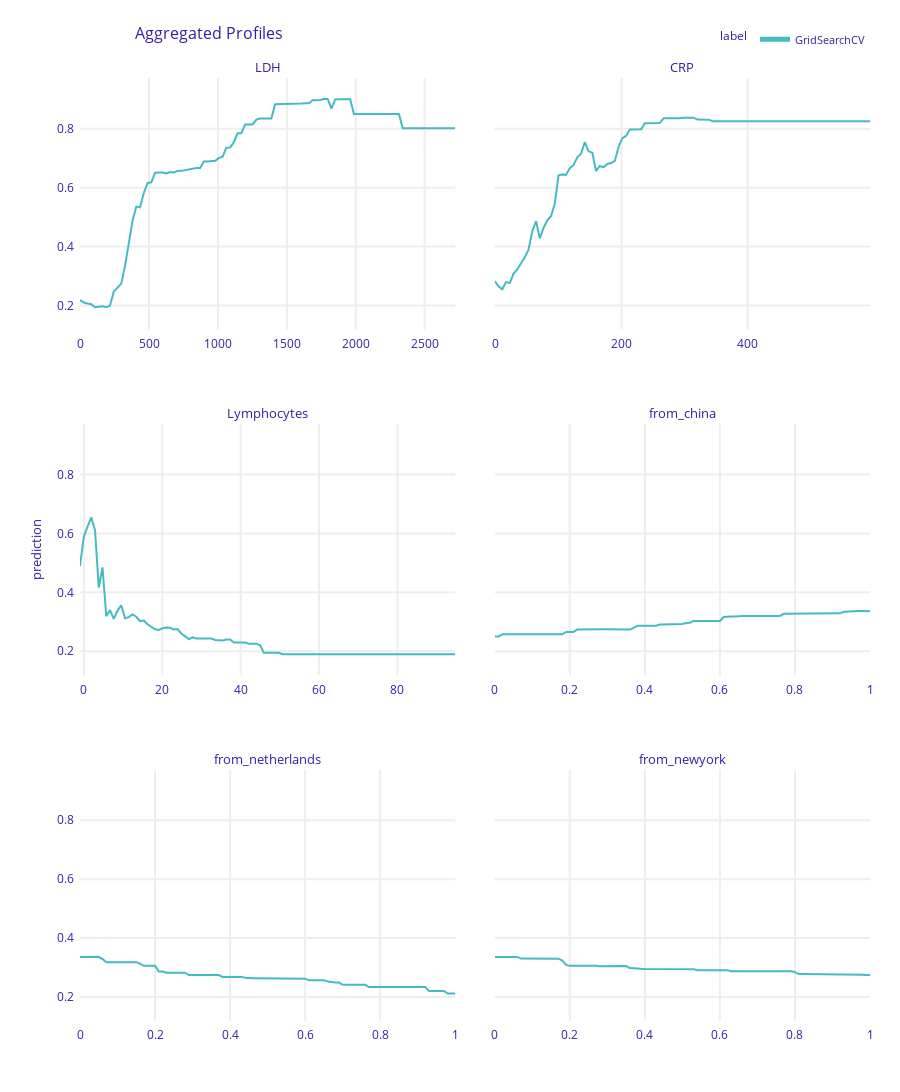

This figure's notebook cell:
### Code cell
exp.model_profile().plot()

### Figure 1 — Plotly figure (JSON) as saved in the notebook; plotly's stock layout.template omitted (floating-point values rounded to 4 significant figures; data arrays with more than 128 entries replaced by an {"elided": "..."} marker saying what was removed)
{"data": [{"customdata": {"elided": "101x3 mixed values"}, "hovertemplate": "<b>%{hovertext}</b><br><br>prediction=%{y:.3f}<br>mean_prediction=%{customdata[0]:.3f}<extra></extra>", "hovertext": ["GridSearchCV", "GridSearchCV", "GridSearchCV", "GridSearchCV", "GridSearchCV", "GridSearchCV", "GridSearchCV", "GridSearchCV", "GridSearchCV", "GridSearchCV", "GridSearchCV", "GridSearchCV", "GridSearchCV", "GridSearchCV", "GridSearchCV", "GridSearchCV", "GridSearchCV", "GridSearchCV", "GridSearchCV", "GridSearchCV", "GridSearchCV", "GridSearchCV", "GridSearchCV", "GridSearchCV", "GridSearchCV", "GridSearchCV", "GridSearchCV", "GridSearchCV", "GridSearchCV", "GridSearchCV", "GridSearchCV", "GridSearchCV", "GridSearchCV", "GridSearchCV", "GridSearchCV", "GridSearchCV", "GridSearchCV", "GridSearchCV", "GridSearchCV", "GridSearchCV", "GridSearchCV", "GridSearchCV", "GridSearchCV", "GridSearchCV", "GridSearchCV", "GridSearchCV", "GridSearchCV", "GridSearchCV", "GridSearchCV", "GridSearchCV", "GridSearchCV", "GridSearchCV", "GridSearchCV", "GridSearchCV", "GridSearchCV", "GridSearchCV", "GridSearchCV", "GridSearchCV", "GridSearchCV", "GridSearchCV", "GridSearchCV", "GridSearchCV", "GridSearchCV", "GridSearchCV", "GridSearchCV", "GridSearchCV", "GridSearchCV", "GridSearchCV", "GridSearchCV", "GridSearchCV", "GridSearchCV", "GridSearchCV", "GridSearchCV", "GridSearchCV", "GridSearchCV", "GridSearchCV", "GridSearchCV", "GridSearchCV", "GridSearchCV", "GridSearchCV", "GridSearchCV", "GridSearchCV", "GridSearchCV", "GridSearchCV", "GridSearchCV", "GridSearchCV", "GridSearchCV", "GridSearchCV", "GridSearchCV", "GridSearchCV", "GridSearchCV", "GridSearchCV", "GridSearchCV", "GridSearchCV", "GridSearchCV", "GridSearchCV", "GridSearchCV", "GridSearchCV", "GridSearchCV", "GridSearchCV", "GridSearchCV"], "legendgroup": "GridSearchCV", "line": {"color": "#46bac2", "dash": "solid", "width": 2}, "mode": "lines", "name": "GridSearchCV", "opacity": 1, "orientation": "v", "showlegend": true, "type": "scatter", "x": [-1, 26.23, 53.46, 80.69, 107.9, 135.2, 162.4, 189.6, 216.8, 244.1, 271.3, 298.5, 325.8, 353.0, 380.2, 407.4, 434.7, 461.9, 489.1, 516.4, 543.6, 570.8, 598.1, 625.3, 652.5, 679.8, 707.0, 734.2, 761.4, 788.7, 815.9, 843.1, 870.4, 897.6, 924.8, 952.1, 979.3, 1007.0, 1034.0, 1061.0, 1088.0, 1115.0, 1143.0, 1170.0, 1197.0, 1224.0, 1252.0, 1279.0, 1306.0, 1333.0, 1360.0, 1388.0, 1415.0, 1442.0, 1469.0, 1497.0, 1524.0, 1551.0, 1578.0, 1606.0, 1633.0, 1660.0, 1687.0, 1714.0, 1742.0, 1769.0, 1796.0, 1823.0, 1851.0, 1878.0, 1905.0, 1932.0, 1960.0, 1987.0, 2014.0, 2041.0, 2068.0, 2096.0, 2123.0, 2150.0, 2177.0, 2205.0, 2232.0, 2259.0, 2286.0, 2314.0, 2341.0, 2368.0, 2395.0, 2422.0, 2450.0, 2477.0, 2504.0, 2531.0, 2559.0, 2586.0, 2613.0, 2640.0, 2668.0, 2695.0, 2722], "xaxis": "x5", "y": [0.2182, 0.2102, 0.2064, 0.2039, 0.1941, 0.1958, 0.1976, 0.1945, 0.1995, 0.2468, 0.2613, 0.2743, 0.3344, 0.4131, 0.4875, 0.5358, 0.5329, 0.582, 0.6157, 0.618, 0.6505, 0.6511, 0.6515, 0.648, 0.6528, 0.6515, 0.6568, 0.657, 0.6599, 0.6614, 0.6647, 0.6666, 0.6666, 0.6891, 0.6891, 0.6913, 0.6913, 0.7003, 0.7049, 0.7356, 0.7363, 0.7544, 0.7844, 0.7847, 0.8142, 0.8144, 0.8146, 0.8309, 0.8347, 0.8351, 0.8351, 0.8351, 0.8832, 0.8832, 0.8837, 0.8844, 0.8849, 0.8852, 0.8852, 0.8852, 0.8861, 0.8861, 0.8969, 0.8969, 0.8976, 0.9011, 0.9011, 0.8684, 0.8996, 0.8997, 0.8997, 0.8997, 0.8997, 0.8497, 0.8497, 0.8497, 0.8497, 0.8497, 0.8497, 0.8497, 0.8497, 0.8497, 0.8497, 0.8497, 0.8497, 0.8497, 0.8012, 0.8012, 0.8012, 0.8012, 0.8012, 0.8012, 0.8012, 0.8012, 0.8012, 0.8012, 0.8012, 0.8012, 0.8012, 0.8012, 0.8012], "yaxis": "y5"}, {"customdata": {"elided": "101x3 mixed values"}, "hovertemplate": "<b>%{hovertext}</b><br><br>prediction=%{y:.3f}<br>mean_prediction=%{customdata[0]:.3f}<extra></extra>", "hovertext": ["GridSearchCV", "GridSearchCV", "GridSearchCV", "GridSearchCV", "GridSearchCV", "GridSearchCV", "GridSearchCV", "GridSearchCV", "GridSearchCV", "GridSearchCV", "GridSearchCV", "GridSearchCV", "GridSearchCV", "GridSearchCV", "GridSearchCV", "GridSearchCV", "GridSearchCV", "GridSearchCV", "GridSearchCV", "GridSearchCV", "GridSearchCV", "GridSearchCV", "GridSearchCV", "GridSearchCV", "GridSearchCV", "GridSearchCV", "GridSearchCV", "GridSearchCV", "GridSearchCV", "GridSearchCV", "GridSearchCV", "GridSearchCV", "GridSearchCV", "GridSearchCV", "GridSearchCV", "GridSearchCV", "GridSearchCV", "GridSearchCV", "GridSearchCV", "GridSearchCV", "GridSearchCV", "GridSearchCV", "GridSearchCV", "GridSearchCV", "GridSearchCV", "GridSearchCV", "GridSearchCV", "GridSearchCV", "GridSearchCV", "GridSearchCV", "GridSearchCV", "GridSearchCV", "GridSearchCV", "GridSearchCV", "GridSearchCV", "GridSearchCV", "GridSearchCV", "GridSearchCV", "GridSearchCV", "GridSearchCV", "GridSearchCV", "GridSearchCV", "GridSearchCV", "GridSearchCV", "GridSearchCV", "GridSearchCV", "GridSearchCV", "GridSearchCV", "GridSearchCV", "GridSearchCV", "GridSearchCV", "GridSearchCV", "GridSearchCV", "GridSearchCV", "GridSearchCV", "GridSearchCV", "GridSearchCV", "GridSearchCV", "GridSearchCV", "GridSearchCV", "GridSearchCV", "GridSearchCV", "GridSearchCV", "GridSearchCV", "GridSearchCV", "GridSearchCV", "GridSearchCV", "GridSearchCV", "GridSearchCV", "GridSearchCV", "GridSearchCV", "GridSearchCV", "GridSearchCV", "GridSearchCV", "GridSearchCV", "GridSearchCV", "GridSearchCV", "GridSearchCV", "GridSearchCV", "GridSearchCV", "GridSearchCV"], "legendgroup": "GridSearchCV", "line": {"color": "#46bac2", "dash": "solid", "width": 2}, "mode": "lines", "name": "GridSearchCV", "opacity": 1, "orientation": "v", "showlegend": false, "type": "scatter", "x": [-1, 4.949, 10.9, 16.85, 22.8, 28.74, 34.69, 40.64, 46.59, 52.54, 58.49, 64.44, 70.39, 76.34, 82.29, 88.23, 94.18, 100.1, 106.1, 112.0, 118.0, 123.9, 129.9, 135.8, 141.8, 147.7, 153.7, 159.6, 165.6, 171.5, 177.5, 183.4, 189.4, 195.3, 201.3, 207.2, 213.2, 219.1, 225.1, 231.0, 237.0, 242.9, 248.9, 254.8, 260.8, 266.7, 272.7, 278.6, 284.6, 290.5, 296.4, 302.4, 308.3, 314.3, 320.2, 326.2, 332.1, 338.1, 344.0, 350.0, 355.9, 361.9, 367.8, 373.8, 379.7, 385.7, 391.6, 397.6, 403.5, 409.5, 415.4, 421.4, 427.3, 433.3, 439.2, 445.2, 451.1, 457.1, 463.0, 469.0, 474.9, 480.9, 486.8, 492.8, 498.7, 504.7, 510.6, 516.6, 522.5, 528.5, 534.4, 540.4, 546.3, 552.3, 558.2, 564.2, 570.1, 576.1, 582.0, 588.0, 593.9], "xaxis": "x6", "y": [0.2828, 0.2651, 0.2548, 0.2794, 0.276, 0.3072, 0.3222, 0.3418, 0.3635, 0.3894, 0.4519, 0.4867, 0.4277, 0.4632, 0.4888, 0.5039, 0.5451, 0.642, 0.6444, 0.6433, 0.6662, 0.6762, 0.7029, 0.7156, 0.7544, 0.7233, 0.7181, 0.6567, 0.6735, 0.6689, 0.6804, 0.6836, 0.6908, 0.7389, 0.7682, 0.7755, 0.7977, 0.7977, 0.7977, 0.7983, 0.8188, 0.8188, 0.8188, 0.8188, 0.8195, 0.836, 0.8356, 0.8356, 0.8356, 0.8358, 0.8374, 0.8374, 0.8374, 0.8374, 0.8312, 0.8312, 0.8307, 0.8307, 0.8254, 0.8254, 0.8254, 0.8254, 0.8254, 0.8255, 0.8255, 0.8255, 0.8255, 0.8255, 0.8255, 0.8255, 0.8255, 0.8255, 0.8255, 0.8255, 0.8255, 0.8255, 0.8255, 0.8255, 0.8255, 0.8254, 0.8254, 0.8254, 0.8254, 0.8254, 0.8254, 0.8254, 0.8254, 0.8254, 0.8254, 0.8254, 0.8254, 0.8254, 0.8254, 0.8254, 0.8254, 0.8254, 0.8254, 0.8254, 0.8254, 0.8254, 0.8254], "yaxis": "y6"}, {"customdata": {"elided": "101x3 mixed values"}, "hovertemplate": "<b>%{hovertext}</b><br><br>prediction=%{y:.3f}<br>mean_prediction=%{customdata[0]:.3f}<extra></extra>", "hovertext": ["GridSearchCV", "GridSearchCV", "GridSearchCV", "GridSearchCV", "GridSearchCV", "GridSearchCV", "GridSearchCV", "GridSearchCV", "GridSearchCV", "GridSearchCV", "GridSearchCV", "GridSearchCV", "GridSearchCV", "GridSearchCV", "GridSearchCV", "GridSearchCV", "GridSearchCV", "GridSearchCV", "GridSearchCV", "GridSearchCV", "GridSearchCV", "GridSearchCV", "GridSearchCV", "GridSearchCV", "GridSearchCV", "GridSearchCV", "GridSearchCV", "GridSearchCV", "GridSearchCV", "GridSearchCV", "GridSearchCV", "GridSearchCV", "GridSearchCV", "GridSearchCV", "GridSearchCV", "GridSearchCV", "GridSearchCV", "GridSearchCV", "GridSearchCV", "GridSearchCV", "GridSearchCV", "GridSearchCV", "GridSearchCV", "GridSearchCV", "GridSearchCV", "GridSearchCV", "GridSearchCV", "GridSearchCV", "GridSearchCV", "GridSearchCV", "GridSearchCV", "GridSearchCV", "GridSearchCV", "GridSearchCV", "GridSearchCV", "GridSearchCV", "GridSearchCV", "GridSearchCV", "GridSearchCV", "GridSearchCV", "GridSearchCV", "GridSearchCV", "GridSearchCV", "GridSearchCV", "GridSearchCV", "GridSearchCV", "GridSearchCV", "GridSearchCV", "GridSearchCV", "GridSearchCV", "GridSearchCV", "GridSearchCV", "GridSearchCV", "GridSearchCV", "GridSearchCV", "GridSearchCV", "GridSearchCV", "GridSearchCV", "GridSearchCV", "GridSearchCV", "GridSearchCV", "GridSearchCV", "GridSearchCV", "GridSearchCV", "GridSearchCV", "GridSearchCV", "GridSearchCV", "GridSearchCV", "GridSearchCV", "GridSearchCV", "GridSearchCV", "GridSearchCV", "GridSearchCV", "GridSearchCV", "GridSearchCV", "GridSearchCV", "GridSearchCV", "GridSearchCV", "GridSearchCV", "GridSearchCV", "GridSearchCV"], "legendgroup": "GridSearchCV", "line": {"color": "#46bac2", "dash": "solid", "width": 2}, "mode": "lines", "name": "GridSearchCV", "opacity": 1, "orientation": "v", "showlegend": false, "type": "scatter", "x": [-1, -0.04249, 0.915, 1.873, 2.83, 3.788, 4.745, 5.703, 6.66, 7.618, 8.575, 9.533, 10.49, 11.45, 12.41, 13.36, 14.32, 15.28, 16.24, 17.19, 18.15, 19.11, 20.07, 21.02, 21.98, 22.94, 23.9, 24.85, 25.81, 26.77, 27.73, 28.68, 29.64, 30.6, 31.56, 32.51, 33.47, 34.43, 35.39, 36.34, 37.3, 38.26, 39.22, 40.17, 41.13, 42.09, 43.05, 44.0, 44.96, 45.92, 46.88, 47.83, 48.79, 49.75, 50.71, 51.66, 52.62, 53.58, 54.54, 55.49, 56.45, 57.41, 58.37, 59.32, 60.28, 61.24, 62.2, 63.15, 64.11, 65.07, 66.03, 66.98, 67.94, 68.9, 69.86, 70.81, 71.77, 72.73, 73.69, 74.64, 75.6, 76.56, 77.52, 78.47, 79.43, 80.39, 81.35, 82.3, 83.26, 84.22, 85.18, 86.13, 87.09, 88.05, 89.01, 89.96, 90.92, 91.88, 92.84, 93.79, 94.75], "xaxis": "x3", "y": [0.4897, 0.5874, 0.6234, 0.6544, 0.6113, 0.4162, 0.4847, 0.3192, 0.3394, 0.3096, 0.3381, 0.3559, 0.312, 0.3158, 0.325, 0.3171, 0.3023, 0.3045, 0.2917, 0.2833, 0.2745, 0.2721, 0.2783, 0.2808, 0.2796, 0.274, 0.2753, 0.2604, 0.2501, 0.2413, 0.2472, 0.2435, 0.2435, 0.2433, 0.2428, 0.2428, 0.2383, 0.2383, 0.2368, 0.2398, 0.2398, 0.2295, 0.2295, 0.2295, 0.2295, 0.2257, 0.2257, 0.2257, 0.2202, 0.1947, 0.1947, 0.1947, 0.1947, 0.1947, 0.1897, 0.1897, 0.1897, 0.1897, 0.1897, 0.1897, 0.1897, 0.1897, 0.1897, 0.1897, 0.1897, 0.1897, 0.1897, 0.1897, 0.1897, 0.1897, 0.1897, 0.1897, 0.1897, 0.1897, 0.1897, 0.1897, 0.1897, 0.1897, 0.1897, 0.1897, 0.1897, 0.1897, 0.1897, 0.1897, 0.1897, 0.1897, 0.1897, 0.1897, 0.1897, 0.1897, 0.1897, 0.1897, 0.1897, 0.1897, 0.1897, 0.1897, 0.1897, 0.1897, 0.1897, 0.1897, 0.1897], "yaxis": "y3"}, {"customdata": {"elided": "101x3 mixed values"}, "hovertemplate": "<b>%{hovertext}</b><br><br>prediction=%{y:.3f}<br>mean_prediction=%{customdata[0]:.3f}<extra></extra>", "hovertext": ["GridSearchCV", "GridSearchCV", "GridSearchCV", "GridSearchCV", "GridSearchCV", "GridSearchCV", "GridSearchCV", "GridSearchCV", "GridSearchCV", "GridSearchCV", "GridSearchCV", "GridSearchCV", "GridSearchCV", "GridSearchCV", "GridSearchCV", "GridSearchCV", "GridSearchCV", "GridSearchCV", "GridSearchCV", "GridSearchCV", "GridSearchCV", "GridSearchCV", "GridSearchCV", "GridSearchCV", "GridSearchCV", "GridSearchCV", "GridSearchCV", "GridSearchCV", "GridSearchCV", "GridSearchCV", "GridSearchCV", "GridSearchCV", "GridSearchCV", "GridSearchCV", "GridSearchCV", "GridSearchCV", "GridSearchCV", "GridSearchCV", "GridSearchCV", "GridSearchCV", "GridSearchCV", "GridSearchCV", "GridSearchCV", "GridSearchCV", "GridSearchCV", "GridSearchCV", "GridSearchCV", "GridSearchCV", "GridSearchCV", "GridSearchCV", "GridSearchCV", "GridSearchCV", "GridSearchCV", "GridSearchCV", "GridSearchCV", "GridSearchCV", "GridSearchCV", "GridSearchCV", "GridSearchCV", "GridSearchCV", "GridSearchCV", "GridSearchCV", "GridSearchCV", "GridSearchCV", "GridSearchCV", "GridSearchCV", "GridSearchCV", "GridSearchCV", "GridSearchCV", "GridSearchCV", "GridSearchCV", "GridSearchCV", "GridSearchCV", "GridSearchCV", "GridSearchCV", "GridSearchCV", "GridSearchCV", "GridSearchCV", "GridSearchCV", "GridSearchCV", "GridSearchCV", "GridSearchCV", "GridSearchCV", "GridSearchCV", "GridSearchCV", "GridSearchCV", "GridSearchCV", "GridSearchCV", "GridSearchCV", "GridSearchCV", "GridSearchCV", "GridSearchCV", "GridSearchCV", "GridSearchCV", "GridSearchCV", "GridSearchCV", "GridSearchCV", "GridSearchCV", "GridSearchCV", "GridSearchCV", "GridSearchCV"], "legendgroup": "GridSearchCV", "line": {"color": "#46bac2", "dash": "solid", "width": 2}, "mode": "lines", "name": "GridSearchCV", "opacity": 1, "orientation": "v", "showlegend": false, "type": "scatter", "x": [0, 0.01, 0.02, 0.03, 0.04, 0.05, 0.06, 0.07, 0.08, 0.09, 0.1, 0.11, 0.12, 0.13, 0.14, 0.15, 0.16, 0.17, 0.18, 0.19, 0.2, 0.21, 0.22, 0.23, 0.24, 0.25, 0.26, 0.27, 0.28, 0.29, 0.3, 0.31, 0.32, 0.33, 0.34, 0.35, 0.36, 0.37, 0.38, 0.39, 0.4, 0.41, 0.42, 0.43, 0.44, 0.45, 0.46, 0.47, 0.48, 0.49, 0.5, 0.51, 0.52, 0.53, 0.54, 0.55, 0.56, 0.57, 0.58, 0.59, 0.6, 0.61, 0.62, 0.63, 0.64, 0.65, 0.66, 0.67, 0.68, 0.69, 0.7, 0.71, 0.72, 0.73, 0.74, 0.75, 0.76, 0.77, 0.78, 0.79, 0.8, 0.81, 0.82, 0.83, 0.84, 0.85, 0.86, 0.87, 0.88, 0.89, 0.9, 0.91, 0.92, 0.93, 0.94, 0.95, 0.96, 0.97, 0.98, 0.99, 1], "xaxis": "x4", "y": [0.2499, 0.2499, 0.2575, 0.2575, 0.2575, 0.2575, 0.2575, 0.2575, 0.2575, 0.2575, 0.2575, 0.2575, 0.2575, 0.2575, 0.2575, 0.2575, 0.2575, 0.2575, 0.2575, 0.2655, 0.2655, 0.2656, 0.274, 0.2745, 0.2745, 0.2748, 0.2748, 0.2748, 0.2748, 0.2748, 0.2748, 0.2748, 0.2745, 0.2745, 0.2745, 0.2735, 0.2735, 0.2794, 0.2868, 0.2868, 0.2868, 0.2868, 0.2868, 0.2868, 0.291, 0.291, 0.291, 0.291, 0.2928, 0.2928, 0.2928, 0.2956, 0.2966, 0.3029, 0.3029, 0.3028, 0.3028, 0.3028, 0.3028, 0.3028, 0.3028, 0.3163, 0.3176, 0.3177, 0.3177, 0.3198, 0.3198, 0.3198, 0.3198, 0.3198, 0.3198, 0.3198, 0.3198, 0.3198, 0.3198, 0.3198, 0.3198, 0.327, 0.327, 0.327, 0.327, 0.327, 0.327, 0.3271, 0.3268, 0.3268, 0.3268, 0.3268, 0.3268, 0.3268, 0.3268, 0.3287, 0.3287, 0.3338, 0.3338, 0.3362, 0.3362, 0.3362, 0.3366, 0.3361, 0.3361], "yaxis": "y4"}, {"customdata": {"elided": "101x3 mixed values"}, "hovertemplate": "<b>%{hovertext}</b><br><br>prediction=%{y:.3f}<br>mean_prediction=%{customdata[0]:.3f}<extra></extra>", "hovertext": ["GridSearchCV", "GridSearchCV", "GridSearchCV", "GridSearchCV", "GridSearchCV", "GridSearchCV", "GridSearchCV", "GridSearchCV", "GridSearchCV", "GridSearchCV", "GridSearchCV", "GridSearchCV", "GridSearchCV", "GridSearchCV", "GridSearchCV", "GridSearchCV", "GridSearchCV", "GridSearchCV", "GridSearchCV", "GridSearchCV", "GridSearchCV", "GridSearchCV", "GridSearchCV", "GridSearchCV", "GridSearchCV", "GridSearchCV", "GridSearchCV", "GridSearchCV", "GridSearchCV", "GridSearchCV", "GridSearchCV", "GridSearchCV", "GridSearchCV", "GridSearchCV", "GridSearchCV", "GridSearchCV", "GridSearchCV", "GridSearchCV", "GridSearchCV", "GridSearchCV", "GridSearchCV", "GridSearchCV", "GridSearchCV", "GridSearchCV", "GridSearchCV", "GridSearchCV", "GridSearchCV", "GridSearchCV", "GridSearchCV", "GridSearchCV", "GridSearchCV", "GridSearchCV", "GridSearchCV", "GridSearchCV", "GridSearchCV", "GridSearchCV", "GridSearchCV", "GridSearchCV", "GridSearchCV", "GridSearchCV", "GridSearchCV", "GridSearchCV", "GridSearchCV", "GridSearchCV", "GridSearchCV", "GridSearchCV", "GridSearchCV", "GridSearchCV", "GridSearchCV", "GridSearchCV", "GridSearchCV", "GridSearchCV", "GridSearchCV", "GridSearchCV", "GridSearchCV", "GridSearchCV", "GridSearchCV", "GridSearchCV", "GridSearchCV", "GridSearchCV", "GridSearchCV", "GridSearchCV", "GridSearchCV", "GridSearchCV", "GridSearchCV", "GridSearchCV", "GridSearchCV", "GridSearchCV", "GridSearchCV", "GridSearchCV", "GridSearchCV", "GridSearchCV", "GridSearchCV", "GridSearchCV", "GridSearchCV", "GridSearchCV", "GridSearchCV", "GridSearchCV", "GridSearchCV", "GridSearchCV", "GridSearchCV"], "legendgroup": "GridSearchCV", "line": {"color": "#46bac2", "dash": "solid", "width": 2}, "mode": "lines", "name": "GridSearchCV", "opacity": 1, "orientation": "v", "showlegend": false, "type": "scatter", "x": [0, 0.01, 0.02, 0.03, 0.04, 0.05, 0.06, 0.07, 0.08, 0.09, 0.1, 0.11, 0.12, 0.13, 0.14, 0.15, 0.16, 0.17, 0.18, 0.19, 0.2, 0.21, 0.22, 0.23, 0.24, 0.25, 0.26, 0.27, 0.28, 0.29, 0.3, 0.31, 0.32, 0.33, 0.34, 0.35, 0.36, 0.37, 0.38, 0.39, 0.4, 0.41, 0.42, 0.43, 0.44, 0.45, 0.46, 0.47, 0.48, 0.49, 0.5, 0.51, 0.52, 0.53, 0.54, 0.55, 0.56, 0.57, 0.58, 0.59, 0.6, 0.61, 0.62, 0.63, 0.64, 0.65, 0.66, 0.67, 0.68, 0.69, 0.7, 0.71, 0.72, 0.73, 0.74, 0.75, 0.76, 0.77, 0.78, 0.79, 0.8, 0.81, 0.82, 0.83, 0.84, 0.85, 0.86, 0.87, 0.88, 0.89, 0.9, 0.91, 0.92, 0.93, 0.94, 0.95, 0.96, 0.97, 0.98, 0.99, 1], "xaxis": "x", "y": [0.3361, 0.3361, 0.3364, 0.3364, 0.3364, 0.3364, 0.3287, 0.3183, 0.3183, 0.3183, 0.3183, 0.3183, 0.3183, 0.3183, 0.3183, 0.3183, 0.313, 0.3057, 0.3057, 0.3057, 0.3057, 0.2864, 0.2864, 0.2826, 0.2826, 0.2826, 0.2826, 0.2826, 0.2826, 0.2744, 0.2744, 0.2744, 0.2744, 0.2744, 0.2744, 0.2744, 0.2744, 0.2744, 0.2682, 0.2682, 0.2682, 0.2682, 0.2682, 0.2682, 0.2651, 0.2636, 0.2636, 0.2636, 0.2636, 0.2636, 0.2636, 0.2636, 0.2636, 0.2636, 0.2636, 0.2636, 0.2636, 0.2636, 0.2636, 0.2623, 0.2623, 0.2571, 0.2571, 0.2571, 0.2571, 0.2571, 0.2523, 0.2501, 0.2496, 0.2496, 0.2415, 0.2415, 0.2415, 0.2415, 0.2415, 0.2415, 0.2415, 0.2337, 0.2337, 0.2337, 0.2337, 0.2337, 0.2337, 0.2337, 0.2337, 0.2337, 0.2337, 0.2335, 0.2335, 0.2335, 0.2335, 0.2335, 0.2335, 0.2204, 0.2204, 0.2204, 0.2204, 0.2204, 0.212, 0.212, 0.212], "yaxis": "y"}, {"customdata": {"elided": "101x3 mixed values"}, "hovertemplate": "<b>%{hovertext}</b><br><br>prediction=%{y:.3f}<br>mean_prediction=%{customdata[0]:.3f}<extra></extra>", "hovertext": ["GridSearchCV", "GridSearchCV", "GridSearchCV", "GridSearchCV", "GridSearchCV", "GridSearchCV", "GridSearchCV", "GridSearchCV", "GridSearchCV", "GridSearchCV", "GridSearchCV", "GridSearchCV", "GridSearchCV", "GridSearchCV", "GridSearchCV", "GridSearchCV", "GridSearchCV", "GridSearchCV", "GridSearchCV", "GridSearchCV", "GridSearchCV", "GridSearchCV", "GridSearchCV", "GridSearchCV", "GridSearchCV", "GridSearchCV", "GridSearchCV", "GridSearchCV", "GridSearchCV", "GridSearchCV", "GridSearchCV", "GridSearchCV", "GridSearchCV", "GridSearchCV", "GridSearchCV", "GridSearchCV", "GridSearchCV", "GridSearchCV", "GridSearchCV", "GridSearchCV", "GridSearchCV", "GridSearchCV", "GridSearchCV", "GridSearchCV", "GridSearchCV", "GridSearchCV", "GridSearchCV", "GridSearchCV", "GridSearchCV", "GridSearchCV", "GridSearchCV", "GridSearchCV", "GridSearchCV", "GridSearchCV", "GridSearchCV", "GridSearchCV", "GridSearchCV", "GridSearchCV", "GridSearchCV", "GridSearchCV", "GridSearchCV", "GridSearchCV", "GridSearchCV", "GridSearchCV", "GridSearchCV", "GridSearchCV", "GridSearchCV", "GridSearchCV", "GridSearchCV", "GridSearchCV", "GridSearchCV", "GridSearchCV", "GridSearchCV", "GridSearchCV", "GridSearchCV", "GridSearchCV", "GridSearchCV", "GridSearchCV", "GridSearchCV", "GridSearchCV", "GridSearchCV", "GridSearchCV", "GridSearchCV", "GridSearchCV", "GridSearchCV", "GridSearchCV", "GridSearchCV", "GridSearchCV", "GridSearchCV", "GridSearchCV", "GridSearchCV", "GridSearchCV", "GridSearchCV", "GridSearchCV", "GridSearchCV", "GridSearchCV", "GridSearchCV", "GridSearchCV", "GridSearchCV", "GridSearchCV", "GridSearchCV"], "legendgroup": "GridSearchCV", "line": {"color": "#46bac2", "dash": "solid", "width": 2}, "mode": "lines", "name": "GridSearchCV", "opacity": 1, "orientation": "v", "showlegend": false, "type": "scatter", "x": [0, 0.01, 0.02, 0.03, 0.04, 0.05, 0.06, 0.07, 0.08, 0.09, 0.1, 0.11, 0.12, 0.13, 0.14, 0.15, 0.16, 0.17, 0.18, 0.19, 0.2, 0.21, 0.22, 0.23, 0.24, 0.25, 0.26, 0.27, 0.28, 0.29, 0.3, 0.31, 0.32, 0.33, 0.34, 0.35, 0.36, 0.37, 0.38, 0.39, 0.4, 0.41, 0.42, 0.43, 0.44, 0.45, 0.46, 0.47, 0.48, 0.49, 0.5, 0.51, 0.52, 0.53, 0.54, 0.55, 0.56, 0.57, 0.58, 0.59, 0.6, 0.61, 0.62, 0.63, 0.64, 0.65, 0.66, 0.67, 0.68, 0.69, 0.7, 0.71, 0.72, 0.73, 0.74, 0.75, 0.76, 0.77, 0.78, 0.79, 0.8, 0.81, 0.82, 0.83, 0.84, 0.85, 0.86, 0.87, 0.88, 0.89, 0.9, 0.91, 0.92, 0.93, 0.94, 0.95, 0.96, 0.97, 0.98, 0.99, 1], "xaxis": "x2", "y": [0.3361, 0.3361, 0.3361, 0.3361, 0.3361, 0.3361, 0.3359, 0.3305, 0.3305, 0.3305, 0.3305, 0.3305, 0.3305, 0.3305, 0.3305, 0.33, 0.33, 0.33, 0.3239, 0.3089, 0.3058, 0.3059, 0.3068, 0.3068, 0.3068, 0.3058, 0.3057, 0.3057, 0.3047, 0.3047, 0.3047, 0.3047, 0.3047, 0.3047, 0.3052, 0.3052, 0.2981, 0.2981, 0.2967, 0.2956, 0.295, 0.295, 0.2949, 0.2949, 0.2947, 0.2947, 0.2939, 0.2939, 0.2939, 0.2939, 0.2939, 0.2939, 0.2938, 0.2938, 0.291, 0.2913, 0.2913, 0.2913, 0.2913, 0.2912, 0.2912, 0.2912, 0.2912, 0.2874, 0.2874, 0.2874, 0.2874, 0.2874, 0.2874, 0.2874, 0.2874, 0.2874, 0.2872, 0.2872, 0.2872, 0.2872, 0.2872, 0.2872, 0.2872, 0.2872, 0.2844, 0.2778, 0.2778, 0.2778, 0.278, 0.278, 0.2764, 0.2764, 0.2764, 0.2764, 0.2764, 0.2764, 0.2764, 0.2764, 0.2764, 0.2764, 0.2764, 0.2757, 0.2757, 0.2743, 0.2743], "yaxis": "y2"}], "layout": {"annotations": [{"font": {"size": 13}, "showarrow": false, "text": "from_netherlands", "x": 0.2375, "xanchor": "center", "xref": "paper", "y": 0.2667, "yanchor": "bottom", "yref": "paper"}, {"font": {"size": 13}, "showarrow": false, "text": "from_newyork", "x": 0.7625, "xanchor": "center", "xref": "paper", "y": 0.2667, "yanchor": "bottom", "yref": "paper"}, {"font": {"size": 13}, "showarrow": false, "text": "Lymphocytes", "x": 0.2375, "xanchor": "center", "xref": "paper", "y": 0.6333, "yanchor": "bottom", "yref": "paper"}, {"font": {"size": 13}, "showarrow": false, "text": "from_china", "x": 0.7625, "xanchor": "center", "xref": "paper", "y": 0.6333, "yanchor": "bottom", "yref": "paper"}, {"font": {"size": 13}, "showarrow": false, "text": "LDH", "x": 0.2375, "xanchor": "center", "xref": "paper", "y": 1, "yanchor": "bottom", "yref": "paper"}, {"font": {"size": 13}, "showarrow": false, "text": "CRP", "x": 0.7625, "xanchor": "center", "xref": "paper", "y": 1, "yanchor": "bottom", "yref": "paper"}, {"font": {"size": 13}, "showarrow": false, "text": "prediction", "textangle": -90, "x": -0.07, "xref": "paper", "y": 0.5, "yref": "paper"}], "font": {"color": "#371ea3"}, "height": 1169, "hovermode": "x unified", "legend": {"font": {"size": 11}, "itemsizing": "constant", "orientation": "h", "title": {"font": {"size": 12}, "text": "label"}, "tracegroupgap": 0, "x": 1, "xanchor": "right", "y": 1.026, "yanchor": "bottom"}, "margin": {"b": 71, "r": 30, "t": 78}, "title": {"font": {"size": 16}, "text": "Aggregated Profiles", "x": 0.15}, "xaxis": {"anchor": "y", "automargin": true, "domain": [0, 0.475], "fixedrange": true, "gridwidth": 2, "showticklabels": true, "tickcolor": "white", "ticklen": 3, "ticks": "outside", "title": {"text": ""}, "type": "linear", "zeroline": false}, "xaxis2": {"anchor": "y2", "automargin": true, "domain": [0.525, 1], "fixedrange": true, "gridwidth": 2, "showticklabels": true, "tickcolor": "white", "ticklen": 3, "ticks": "outside", "title": {"text": ""}, "type": "linear", "zeroline": false}, "xaxis3": {"anchor": "y3", "automargin": true, "domain": [0, 0.475], "fixedrange": true, "gridwidth": 2, "showticklabels": true, "tickcolor": "white", "ticklen": 3, "ticks": "outside", "title": {"text": ""}, "type": "linear", "zeroline": false}, "xaxis4": {"anchor": "y4", "automargin": true, "domain": [0.525, 1], "fixedrange": true, "gridwidth": 2, "showticklabels": true, "tickcolor": "white", "ticklen": 3, "ticks": "outside", "title": {"text": ""}, "type": "linear", "zeroline": false}, "xaxis5": {"anchor": "y5", "automargin": true, "domain": [0, 0.475], "fixedrange": true, "gridwidth": 2, "showticklabels": true, "tickcolor": "white", "ticklen": 3, "ticks": "outside", "title": {"text": ""}, "type": "linear", "zeroline": false}, "xaxis6": {"anchor": "y6", "automargin": true, "domain": [0.525, 1], "fixedrange": true, "gridwidth": 2, "showticklabels": true, "tickcolor": "white", "ticklen": 3, "ticks": "outside", "title": {"text": ""}, "type": "linear", "zeroline": false}, "yaxis": {"anchor": "x", "automargin": true, "domain": [0, 0.2667], "fixedrange": true, "gridwidth": 2, "range": [0.1185, 0.9722], "tickcolor": "white", "ticklen": 3, "ticks": "outside", "title": {"text": ""}, "type": "linear", "zeroline": false}, "yaxis2": {"anchor": "x2", "automargin": true, "domain": [0, 0.2667], "fixedrange": true, "gridwidth": 2, "matches": "y", "range": [0.1185, 0.9722], "showticklabels": false, "tickcolor": "white", "ticklen": 3, "ticks": "outside", "title": {"text": ""}, "type": "linear", "zeroline": false}, "yaxis3": {"anchor": "x3", "automargin": true, "domain": [0.3667, 0.6333], "fixedrange": true, "gridwidth": 2, "matches": "y", "range": [0.1185, 0.9722], "tickcolor": "white", "ticklen": 3, "ticks": "outside", "title": {"text": ""}, "type": "linear", "zeroline": false}, "yaxis4": {"anchor": "x4", "automargin": true, "domain": [0.3667, 0.6333], "fixedrange": true, "gridwidth": 2, "matches": "y", "range": [0.1185, 0.9722], "showticklabels": false, "tickcolor": "white", "ticklen": 3, "ticks": "outside", "title": {"text": ""}, "type": "linear", "zeroline": false}, "yaxis5": {"anchor": "x5", "automargin": true, "domain": [0.7333, 1], "fixedrange": true, "gridwidth": 2, "matches": "y", "range": [0.1185, 0.9722], "tickcolor": "white", "ticklen": 3, "ticks": "outside", "title": {"text": ""}, "type": "linear", "zeroline": false}, "yaxis6": {"anchor": "x6", "automargin": true, "domain": [0.7333, 1], "fixedrange": true, "gridwidth": 2, "matches": "y", "range": [0.1185, 0.9722], "showticklabels": false, "tickcolor": "white", "ticklen": 3, "ticks": "outside", "title": {"text": ""}, "type": "linear", "zeroline": false}}}
